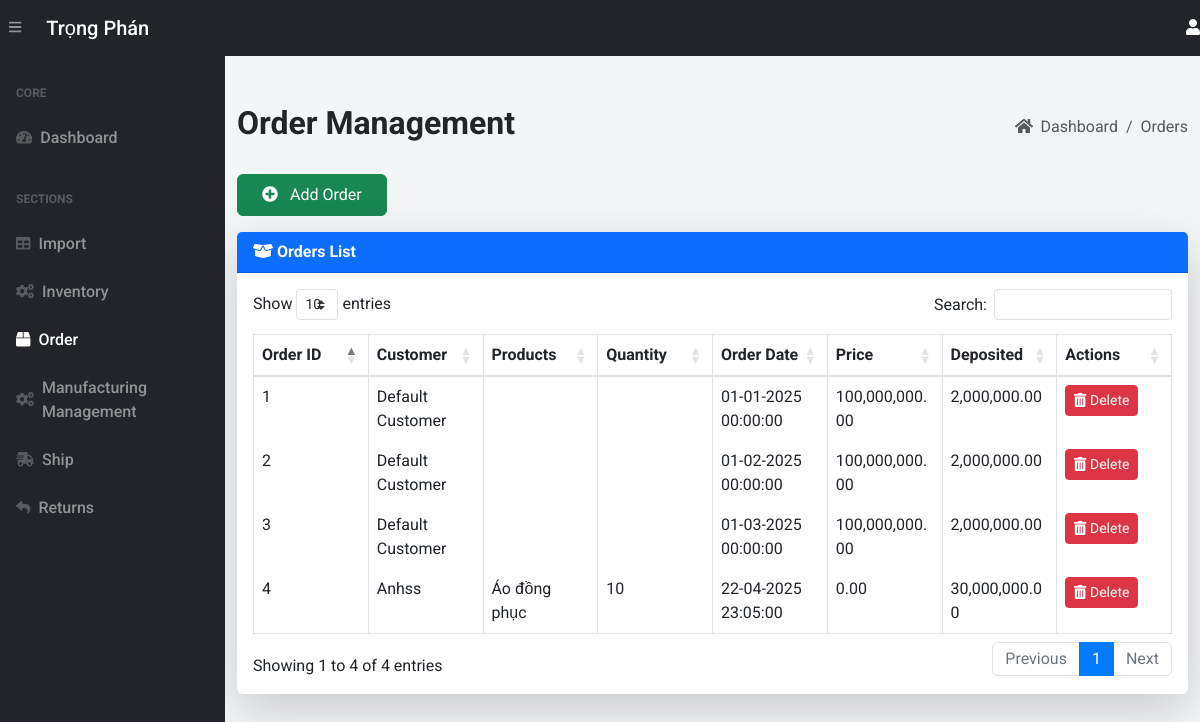
/order/ (signed in), run on an earlier commit of the app's database.
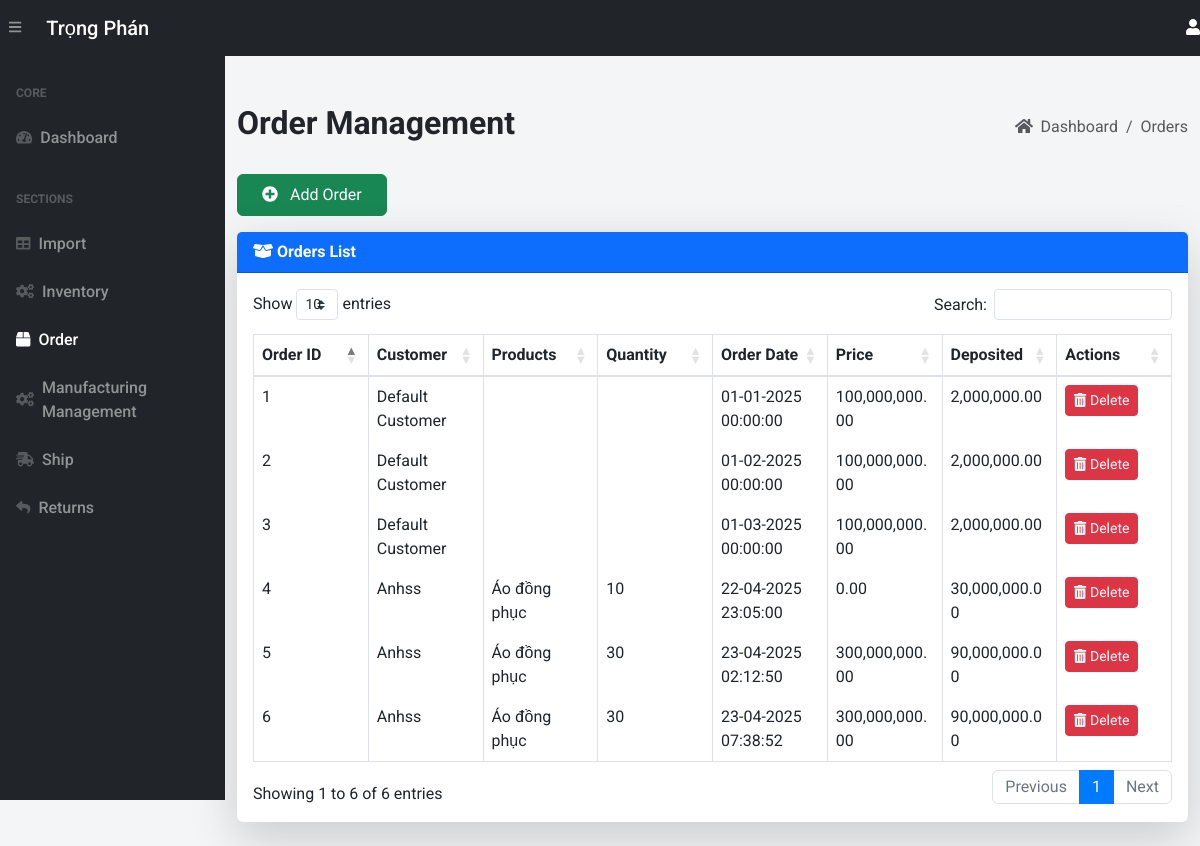
And on a later commit of the database.
### app.py (models this page shows, shortened)
class Order(db.Model):
    __tablename__ = 'orders'
    order_id = db.Column(db.Integer, primary_key=True)
    cus_name = db.Column(db.String(255), nullable=False)  # Customer Name
    cus_contact = db.Column(db.String(255), nullable=False)  # Customer Contact
    cus_address = db.Column(db.String(255), nullable=False)  # Customer Address
    order_date = db.Column(db.DateTime, default=vietnam_now)
    price = db.Column(db.Numeric(10, 2), nullable=False)
    deposit_amount = db.Column(db.Float, nullable=False, default=0.0)
    status = db.Column(db.String(50), default="Processing")
    order_details = db.relationship('OrderDetail', backref='order_relation', lazy=True)

class OrderDetail(db.Model):
    __tablename__ = 'order_details'
    order_detail_id = db.Column(db.Integer, primary_key=True)
    order_id = db.Column(db.Integer, db.ForeignKey('orders.order_id'))
    product_name = db.Column(db.String(100))
    product_price = db.Column(db.Float)
    quantity = db.Column(db.Integer)
    odstarus=db.Column(db.String(50), default="Processing")
    import_id = db.Column(db.Integer, db.ForeignKey('imports.import_id'))  # Import relation
    import_record = db.relationship('Import', backref='order_details', lazy=True)

### app.py (the view)
@app.route('/order/', methods=["GET", "POST"])
@login_required
def view_order():
    orders = Order.query.all()
    return render_template("order.html", orders=orders)

### app.py (called while the page is built, shortened)
@login_manager.user_loader
def load_user(user_id):
    return User.query.get(int(user_id))

def add_monthly_data():
    current_year = datetime.now().year
    months = [f"{current_year}-{str(month).zfill(2)}" for month in range(1, 4)]  # Tháng 1 đến tháng 6
    for month in months:
        existing_month_data = db.session.query(Order).filter(Order.order_date.like(f'{month}%')).first()
    db.session.commit()

@app.before_request
def initialize_data():
    add_monthly_data()

@app.template_filter('format_price')
@login_required
def format_price(value):
    try:
        return "{:,.2f}".format(value)
    except (ValueError, TypeError):
        return value

### templates/order.html (shortened to what this page needs)
{% extends 'base.html' %}
{% block content %}
<main>
    <div class="container-fluid mt-5">
        <div class="d-flex justify-content-between align-items-center mb-4">
            <h1 class="text-dark font-weight-bold" style="font-size: 2rem;">Order Management</h1>
            <ol class="breadcrumb mb-0">
                <li class="breadcrumb-item"><a href="/" class="text-decoration-none text-muted"><i class="fas fa-home mr-1"></i> Dashboard</a></li>
                <li class="breadcrumb-item active">Orders</li>
            </ol>
        </div>
        <a href="/add-order/" class="btn btn-success px-4 py-2 mb-3">
            <i class="fas fa-plus-circle mr-2"></i> Add Order
        </a>
        <div class="card shadow-lg border-0 mb-4">
            <div class="card-header bg-primary text-white font-weight-bold">
                <i class="fas fa-box-open"></i> Orders List
            </div>
            <div class="card-body">
                <div class="table-responsive">
                    {% if orders %}
                        <table class="table table-bordered table-hover" id="dataTable" width="100%" cellspacing="0" style="table-layout: fixed;">
                            <thead class="bg-light">
                                <tr>
                                    <th>Order ID</th>
                                    <th>Customer</th>
                                    <th>Products</th>
                                    <th>Quantity</th>
                                    <th>Order Date</th>
                                    <th>Price</th>
                                    <th>Deposited</th>
                                    <th>Actions</th>
                                </tr>
                            </thead>
                            <tbody>
                                {% for order in orders %}
                                    <tr>
                                        <td>{{ order.order_id }}</td>
                                        <td>{{ order.cus_name }}</td>
                                        <td>
                                            {% for order_detail in order.order_details %}
                                                {{ order_detail.product_name }} <br>
                                            {% endfor %}
                                        </td>
                                        <td>
                                            {% for order_detail in order.order_details %}
                                                {{ order_detail.quantity }}<br>
                                            {% endfor %}
                                        </td>
                                        <td>{{ order.order_date.strftime('%d-%m-%Y %H:%M:%S') }}</td>
                                        <td>{{ order.price | format_price }}</td>
                                        <td>{{ order.deposit_amount | format_price }}</td>
                                        <td>
                                            <form action="{{ url_for('deleteOrder', order_id=order.order_id) }}" method="POST" style="display:inline;">
                                                <button type="submit" class="btn btn-danger btn-sm hover-shadow" onclick="return confirm('Are you sure you want to delete this order item?')">
                                                    <i class="fas fa-trash-alt"></i> Delete
                                                </button>
                                            </form>
                                        </td>
                                    </tr>
                                {% endfor %}
                            </tbody>
                        </table>
                    {% else %}
                        <p>No orders found.</p>
                    {% endif %}
                </div>
            </div>
        </div>
    </div>
</main>
{% endblock %}

What changed in the data, as far as the page shows it:
added Order: order_id "5", cus_name "Anhss", order_date "23-04-2025 02:12:50", price "300,000,000.00", deposit_amount "90,000,000.00"
added OrderDetail: product_name "Áo đồng phục", quantity "30"
added Order: order_id "6", cus_name "Anhss", order_date "23-04-2025 07:38:52", price "300,000,000.00", deposit_amount "90,000,000.00"
added OrderDetail: product_name "Áo đồng phục", quantity "30"
Also different on the page:
text written by a page script: "Show entries Search: Showing 1 to 4 of 4 entries Previous 1 Next" → "Show entries Search: Showing 1 to 6 of 6 entries Previous 1 Next"
